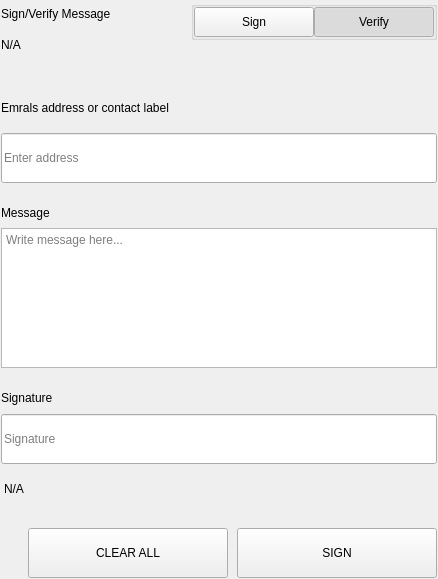
<?xml version="1.0" encoding="UTF-8"?>
<ui version="4.0">
 <class>SettingsSignMessageWidgets</class>
 <widget class="QWidget" name="SettingsSignMessageWidgets">
  <property name="geometry">
   <rect>
    <x>0</x>
    <y>0</y>
    <width>438</width>
    <height>579</height>
   </rect>
  </property>
  <property name="windowTitle">
   <string>Form</string>
  </property>
  <layout class="QVBoxLayout" name="verticalLayout">
   <property name="spacing">
    <number>0</number>
   </property>
   <property name="leftMargin">
    <number>0</number>
   </property>
   <property name="topMargin">
    <number>0</number>
   </property>
   <property name="rightMargin">
    <number>0</number>
   </property>
   <property name="bottomMargin">
    <number>0</number>
   </property>
   <item>
    <widget class="QWidget" name="left" native="true">
     <layout class="QVBoxLayout" name="verticalLayout_3">
      <property name="leftMargin">
       <number>0</number>
      </property>
      <property name="topMargin">
       <number>0</number>
      </property>
      <property name="rightMargin">
       <number>0</number>
      </property>
      <property name="bottomMargin">
       <number>0</number>
      </property>
      <item>
       <widget class="QWidget" name="container_sign" native="true">
        <layout class="QVBoxLayout" name="verticalLayout_2">
         <property name="spacing">
          <number>0</number>
         </property>
         <property name="leftMargin">
          <number>1</number>
         </property>
         <property name="topMargin">
          <number>1</number>
         </property>
         <property name="rightMargin">
          <number>1</number>
         </property>
         <property name="bottomMargin">
          <number>1</number>
         </property>
         <item>
          <layout class="QHBoxLayout" name="horizontalLayout_3" stretch="3,1">
           <property name="spacing">
            <number>40</number>
           </property>
           <item>
            <layout class="QVBoxLayout" name="verticalLayoutTitle">
             <property name="spacing">
              <number>5</number>
             </property>
             <item>
              <widget class="QLabel" name="labelTitle">
               <property name="text">
                <string>Sign/Verify Message</string>
               </property>
              </widget>
             </item>
             <item>
              <widget class="QLabel" name="labelSubtitle1">
               <property name="text">
                <string notr="true">N/A</string>
               </property>
               <property name="wordWrap">
                <bool>true</bool>
               </property>
              </widget>
             </item>
            </layout>
           </item>
           <item alignment="Qt::AlignRight|Qt::AlignTop">
            <widget class="QWidget" name="containerSwitch" native="true">
             <property name="styleSheet">
              <string notr="true">#containerSwitch{
	padding-top:9px;
}</string>
             </property>
             <layout class="QVBoxLayout" name="verticalLayout_6">
              <property name="spacing">
               <number>4</number>
              </property>
              <property name="leftMargin">
               <number>0</number>
              </property>
              <property name="topMargin">
               <number>0</number>
              </property>
              <property name="rightMargin">
               <number>0</number>
              </property>
              <property name="bottomMargin">
               <number>0</number>
              </property>
              <item alignment="Qt::AlignRight">
               <widget class="QGroupBox" name="groupBox">
                <property name="sizePolicy">
                 <sizepolicy hsizetype="Fixed" vsizetype="Preferred">
                  <horstretch>0</horstretch>
                  <verstretch>0</verstretch>
                 </sizepolicy>
                </property>
                <property name="title">
                 <string/>
                </property>
                <property name="alignment">
                 <set>Qt::AlignRight|Qt::AlignTop|Qt::AlignTrailing</set>
                </property>
                <layout class="QHBoxLayout" name="horizontalLayout_4">
                 <property name="spacing">
                  <number>0</number>
                 </property>
                 <property name="leftMargin">
                  <number>0</number>
                 </property>
                 <property name="topMargin">
                  <number>0</number>
                 </property>
                 <property name="rightMargin">
                  <number>0</number>
                 </property>
                 <property name="bottomMargin">
                  <number>0</number>
                 </property>
                 <item>
                  <widget class="QPushButton" name="pushSign">
                   <property name="minimumSize">
                    <size>
                     <width>120</width>
                     <height>30</height>
                    </size>
                   </property>
                   <property name="maximumSize">
                    <size>
                     <width>120</width>
                     <height>30</height>
                    </size>
                   </property>
                   <property name="focusPolicy">
                    <enum>Qt::NoFocus</enum>
                   </property>
                   <property name="text">
                    <string>Sign</string>
                   </property>
                   <property name="checkable">
                    <bool>true</bool>
                   </property>
                   <property name="autoExclusive">
                    <bool>true</bool>
                   </property>
                  </widget>
                 </item>
                 <item>
                  <widget class="QPushButton" name="pushVerify">
                   <property name="minimumSize">
                    <size>
                     <width>120</width>
                     <height>30</height>
                    </size>
                   </property>
                   <property name="maximumSize">
                    <size>
                     <width>120</width>
                     <height>30</height>
                    </size>
                   </property>
                   <property name="focusPolicy">
                    <enum>Qt::NoFocus</enum>
                   </property>
                   <property name="text">
                    <string>Verify</string>
                   </property>
                   <property name="checkable">
                    <bool>true</bool>
                   </property>
                   <property name="checked">
                    <bool>true</bool>
                   </property>
                   <property name="autoExclusive">
                    <bool>true</bool>
                   </property>
                  </widget>
                 </item>
                </layout>
               </widget>
              </item>
              <item alignment="Qt::AlignHCenter|Qt::AlignTop">
               <widget class="QLabel" name="labelSubtitleSwitch">
                <property name="text">
                 <string/>
                </property>
                <property name="alignment">
                 <set>Qt::AlignRight|Qt::AlignTrailing|Qt::AlignVCenter</set>
                </property>
               </widget>
              </item>
             </layout>
            </widget>
           </item>
          </layout>
         </item>
         <item>
          <spacer name="verticalSpacer_2">
           <property name="orientation">
            <enum>Qt::Vertical</enum>
           </property>
           <property name="sizeType">
            <enum>QSizePolicy::Fixed</enum>
           </property>
           <property name="sizeHint" stdset="0">
            <size>
             <width>20</width>
             <height>40</height>
            </size>
           </property>
          </spacer>
         </item>
         <item>
          <widget class="QWidget" name="containerAddress" native="true">
           <property name="sizePolicy">
            <sizepolicy hsizetype="Preferred" vsizetype="Fixed">
             <horstretch>0</horstretch>
             <verstretch>0</verstretch>
            </sizepolicy>
           </property>
           <layout class="QVBoxLayout" name="verticalLayout_5" stretch="0,0">
            <property name="spacing">
             <number>15</number>
            </property>
            <property name="leftMargin">
             <number>0</number>
            </property>
            <property name="topMargin">
             <number>0</number>
            </property>
            <property name="rightMargin">
             <number>0</number>
            </property>
            <property name="bottomMargin">
             <number>0</number>
            </property>
            <item>
             <widget class="QLabel" name="labelSubtitleAddress">
              <property name="minimumSize">
               <size>
                <width>0</width>
                <height>20</height>
               </size>
              </property>
              <property name="maximumSize">
               <size>
                <width>16777215</width>
                <height>20</height>
               </size>
              </property>
              <property name="text">
               <string>Emrals address or contact label</string>
              </property>
             </widget>
            </item>
            <item>
             <widget class="QLineEdit" name="addressIn_SM">
              <property name="minimumSize">
               <size>
                <width>0</width>
                <height>50</height>
               </size>
              </property>
              <property name="maximumSize">
               <size>
                <width>16777215</width>
                <height>50</height>
               </size>
              </property>
              <property name="placeholderText">
               <string>Enter address</string>
              </property>
             </widget>
            </item>
           </layout>
          </widget>
         </item>
         <item>
          <spacer name="verticalSpacer_3">
           <property name="orientation">
            <enum>Qt::Vertical</enum>
           </property>
           <property name="sizeType">
            <enum>QSizePolicy::Fixed</enum>
           </property>
           <property name="sizeHint" stdset="0">
            <size>
             <width>20</width>
             <height>20</height>
            </size>
           </property>
          </spacer>
         </item>
         <item>
          <layout class="QVBoxLayout" name="verticalLayout_9">
           <property name="spacing">
            <number>5</number>
           </property>
           <item>
            <widget class="QLabel" name="labelSubtitleMessage">
             <property name="minimumSize">
              <size>
               <width>0</width>
               <height>20</height>
              </size>
             </property>
             <property name="maximumSize">
              <size>
               <width>16777215</width>
               <height>20</height>
              </size>
             </property>
             <property name="text">
              <string>Message</string>
             </property>
            </widget>
           </item>
           <item>
            <widget class="QPlainTextEdit" name="messageIn_SM">
             <property name="minimumSize">
              <size>
               <width>0</width>
               <height>140</height>
              </size>
             </property>
             <property name="maximumSize">
              <size>
               <width>16777215</width>
               <height>140</height>
              </size>
             </property>
             <property name="placeholderText">
              <string>Write message here...</string>
             </property>
            </widget>
           </item>
          </layout>
         </item>
         <item>
          <spacer name="verticalSpacer_4">
           <property name="orientation">
            <enum>Qt::Vertical</enum>
           </property>
           <property name="sizeType">
            <enum>QSizePolicy::Fixed</enum>
           </property>
           <property name="sizeHint" stdset="0">
            <size>
             <width>20</width>
             <height>20</height>
            </size>
           </property>
          </spacer>
         </item>
         <item>
          <widget class="QWidget" name="widget" native="true">
           <property name="minimumSize">
            <size>
             <width>0</width>
             <height>75</height>
            </size>
           </property>
           <property name="maximumSize">
            <size>
             <width>16777215</width>
             <height>16777215</height>
            </size>
           </property>
           <layout class="QVBoxLayout" name="verticalLayout_4">
            <property name="leftMargin">
             <number>0</number>
            </property>
            <property name="topMargin">
             <number>0</number>
            </property>
            <property name="rightMargin">
             <number>0</number>
            </property>
            <property name="bottomMargin">
             <number>0</number>
            </property>
            <item>
             <widget class="QLabel" name="labelSubtitleSignature">
              <property name="minimumSize">
               <size>
                <width>0</width>
                <height>20</height>
               </size>
              </property>
              <property name="maximumSize">
               <size>
                <width>16777215</width>
                <height>20</height>
               </size>
              </property>
              <property name="text">
               <string>Signature</string>
              </property>
             </widget>
            </item>
            <item>
             <widget class="QLineEdit" name="signatureOut_SM">
              <property name="minimumSize">
               <size>
                <width>0</width>
                <height>50</height>
               </size>
              </property>
              <property name="placeholderText">
               <string>Signature</string>
              </property>
             </widget>
            </item>
           </layout>
          </widget>
         </item>
         <item>
          <widget class="QLabel" name="statusLabel_SM">
           <property name="styleSheet">
            <string notr="true">padding-top:5px;</string>
           </property>
           <property name="text">
            <string notr="true">N/A</string>
           </property>
          </widget>
         </item>
         <item>
          <spacer name="verticalSpacer">
           <property name="orientation">
            <enum>Qt::Vertical</enum>
           </property>
           <property name="sizeType">
            <enum>QSizePolicy::Fixed</enum>
           </property>
           <property name="sizeHint" stdset="0">
            <size>
             <width>20</width>
             <height>20</height>
            </size>
           </property>
          </spacer>
         </item>
         <item>
          <layout class="QHBoxLayout" name="horizontalLayout_7">
           <property name="spacing">
            <number>9</number>
           </property>
           <item>
            <spacer name="horizontalSpacer_5">
             <property name="orientation">
              <enum>Qt::Horizontal</enum>
             </property>
             <property name="sizeType">
              <enum>QSizePolicy::Expanding</enum>
             </property>
             <property name="sizeHint" stdset="0">
              <size>
               <width>40</width>
               <height>20</height>
              </size>
             </property>
            </spacer>
           </item>
           <item>
            <widget class="QPushButton" name="pushButtonClear">
             <property name="minimumSize">
              <size>
               <width>200</width>
               <height>50</height>
              </size>
             </property>
             <property name="focusPolicy">
              <enum>Qt::NoFocus</enum>
             </property>
             <property name="text">
              <string>CLEAR ALL</string>
             </property>
            </widget>
           </item>
           <item>
            <widget class="QPushButton" name="pushButtonSave">
             <property name="minimumSize">
              <size>
               <width>200</width>
               <height>50</height>
              </size>
             </property>
             <property name="maximumSize">
              <size>
               <width>200</width>
               <height>50</height>
              </size>
             </property>
             <property name="focusPolicy">
              <enum>Qt::NoFocus</enum>
             </property>
             <property name="text">
              <string>SIGN</string>
             </property>
            </widget>
           </item>
          </layout>
         </item>
        </layout>
       </widget>
      </item>
     </layout>
    </widget>
   </item>
  </layout>
 </widget>
 <resources/>
 <connections/>
</ui>
